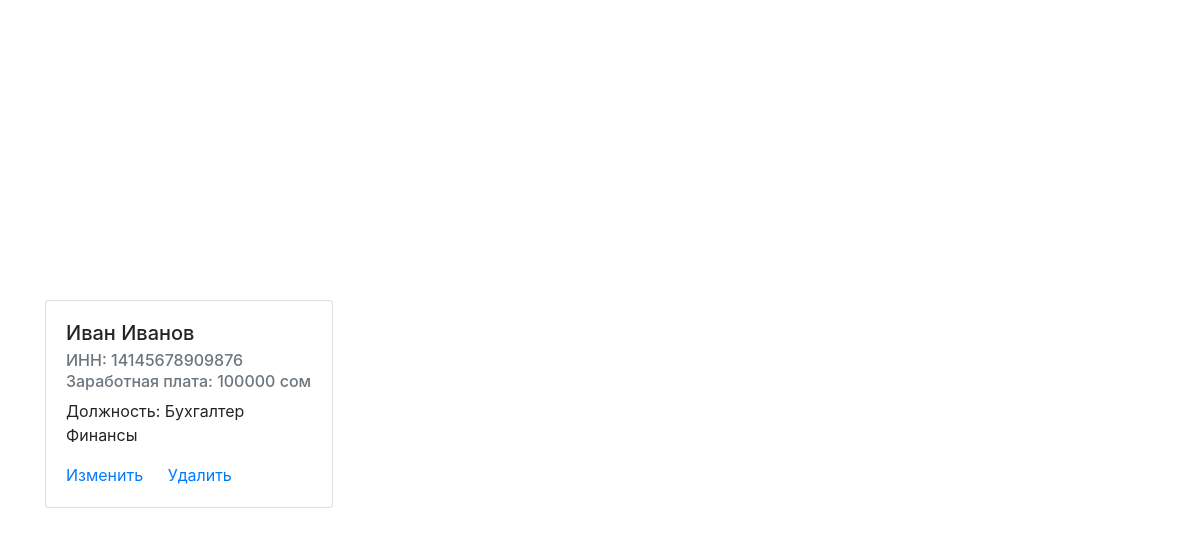
Page /employee/2/detail (signed in) on the committed database.
### app/models.py (models this page shows)
class Employee(db.Model):
    id = db.Column(db.Integer, primary_key=True)
    name = db.Column(db.String(30))
    inn = db.Column(db.String, unique=True, nullable=False)
    position = db.relationship('Position', backref=db.backref('employees', lazy='dynamic'))
    position_id = db.Column(db.Integer, db.ForeignKey('position.id'))

class Position(db.Model):
    id = db.Column(db.Integer, primary_key=True)
    name = db.Column(db.String)
    department = db.Column(db.String, unique=True, nullable=False)
    wage = db.Column(db.Integer)

### app/views.py (the view)
@login_required
def employee_detail(employee_id):
    employee = Employee.query.get(employee_id)
    return render_template('employee_detail.html', employee=employee)

### app/models.py (called while the page is built)
@login_manager.user_loader
def load_user(user_id):
    return User.query.get(int(user_id))

### app/templates/employee_detail.html
{% extends 'base.html' %}
{% block content %}
    <div>
        <div class="card" style="width: 18rem;">
          <div class="card-body">
            <h5 class="card-title">{{ employee.name }}</h5>
            <h6 class="card-subtitle mb-2 text-muted">ИНН: {{ employee.inn }} </h6>
            <h6 class="card-subtitle mb-2 text-muted">Заработная плата: {{ employee.position.wage }} сом</h6>
            <p class="card-text">Должность: {{ employee.position.name }} {{ employee.position.department }}</p>
            <a href="{{ url_for('employee_update', employee_id=employee.id) }}" class="card-link">Изменить</a>
            <a href="{{ url_for('employee_delete', employee_id=employee.id) }}" class="card-link">Удалить</a>
          </div>
        </div>
    </div>
{% endblock %}

### rows in the picture
Employee: name "Иван Иванов", inn "14145678909876"
Position: position.wage "100000", position.name "Бухгалтер", position.department "Финансы"
